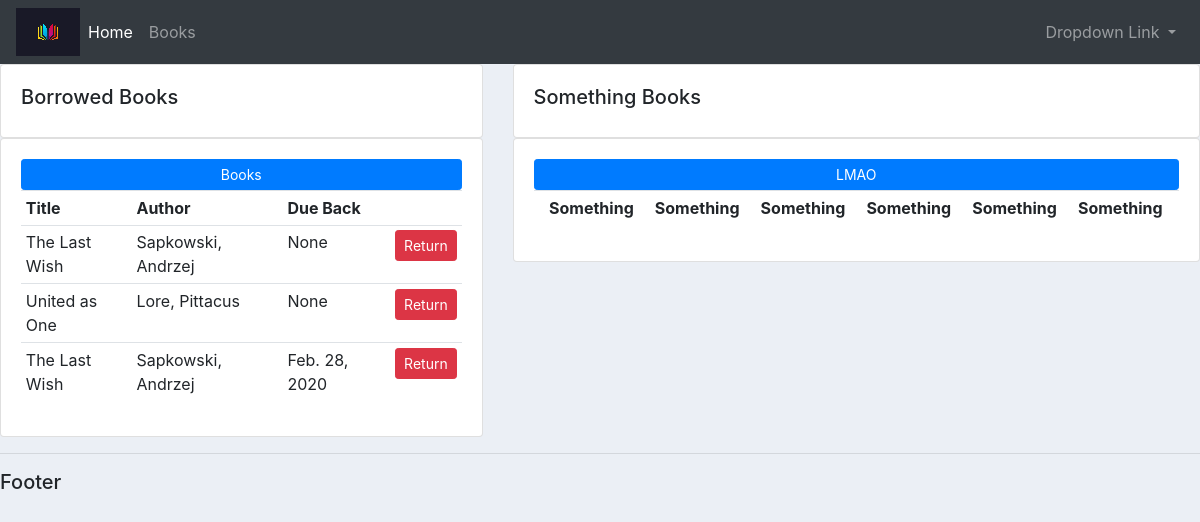
The page /catalog/borrow/64113ee0-749b-4c75-96af-627e813111b4/ on the database as committed earlier.
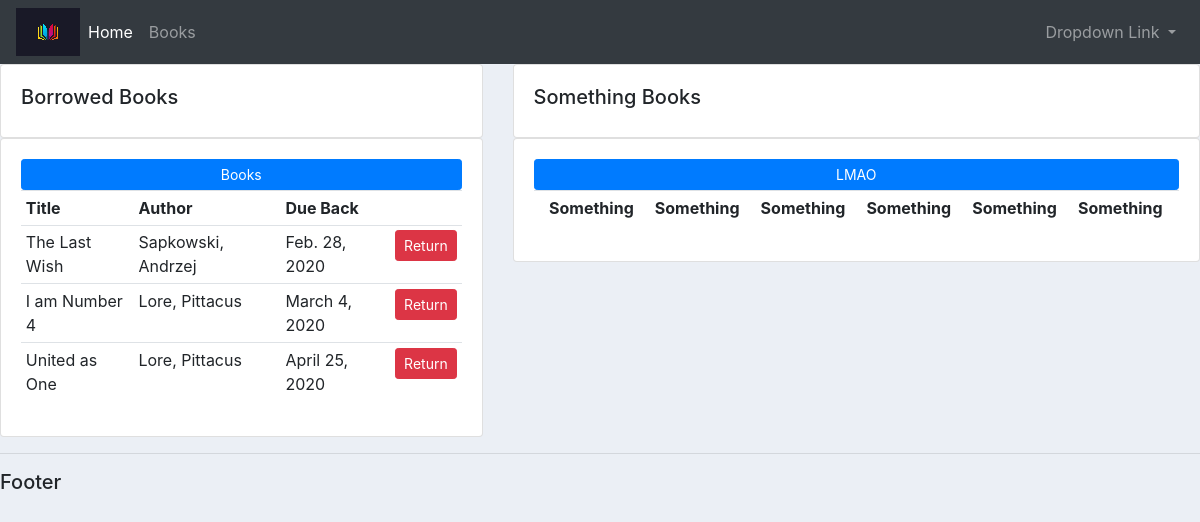
The same page on the database as committed later.
### catalog/models.py (models this page shows, shortened)
class BookInstance(models.Model):
	id = models.UUIDField(primary_key=True, default=uuid.uuid4, help_text='Unique ID')
	book = models.ForeignKey('Book', on_delete=models.SET_NULL, null=True)
	due_back = models.DateField(null=True, blank=True)
	LOAN_STATUS = (('a', 'Available'),
		('r', 'Reserved'),)
	status = models.CharField(max_length=1,
		choices= LOAN_STATUS,
		blank = True,
		default = 'm',
		help_text = 'Book Availability',)
	class Meta:
		ordering = ['due_back']

class Book(models.Model):
    title = models.CharField(max_length=200)
    author = models.ForeignKey('Author', on_delete=models.SET_NULL, null = True)
    summary = models.TextField(max_length=1000, help_text='Enter a brief description of the book')
    isbn = models.CharField('ISBN', max_length=13, help_text='13 Character ISBN Number')
    review = models.TextField(max_length=1000, help_text='Give the book a review', null = True, blank=True)
    publisher = models.ForeignKey('Publisher', on_delete=models.SET_NULL, null=True, blank = True)
    yearPub = models.DateField(null=True, )
    def __str__(self):
        return self.title

class Author(models.Model):
	first_name = models.CharField(max_length=100)
	last_name = models.CharField(max_length=100)
	date_of_birth = models.DateField(null = True, blank = True)
	date_of_death = models.DateField('Died', null=True, blank=True)
	class Meta:
		ordering = ['last_name', 'first_name']
	def __str__(self):
		return f'{self.last_name}, {self.first_name}'

### catalog/views.py (the view)
# urls.py: path('borrow/<str:pk>/', views.reserveBook, name='reserve'),
def reserveBook(request, pk):
    reserve = BookInstance.objects.get(id=str(pk))
    reserve.status = 'r'
    reserve.save()
    return home(request, {'reserve':reserve})

### catalog/views.py (called while the page is built)
def home(request, context=None):
    borrow = BookInstance.objects.filter(status='r')
    return render(request, 'catalog/dashboard.html', {'borrow':borrow})

### catalog/templates/catalog/dashboard.html
{% extends 'catalog/main.html'%}
{% block content%}
	<div  class="row">
		<div class="col-md-5">
			<div class="card card-body">
				<h5>Borrowed Books</h5>
			</div>
			<div class="card card-body">
				<a class="btn btn-primary btn-sm btn-block" href="">Books</a>
				<table class="table table-sm">
					<tr>
						<th>Title</th>
						<th>Author</th>
						<th>Due Back</th>
						<th></th>
					</tr>
					{% for i in borrow %}
					<tr>
						<td>{{i.book}}</td>
						<td>{{i.book.author}}</td>
						<td>{{i.due_back}}</td>
						<td><a href="{% url 'ret' i.id %}" class="btn btn-sm btn-danger">Return</a></td>
					</tr>
					{% endfor %}
				</table>
			</div>
		</div>
		<div class="col-md-7">
			<div class="card card-body">
				<h5>Something Books</h5>
			</div>
			<div class="card card-body">
				<a class="btn btn-primary btn-sm btn-block" href="">LMAO</a>
				<table class="table table-sm">
					<tr>
						<th></th>
						<th>Something</th>
						<th>Something</th>
						<th>Something</th>
						<th>Something</th>
						<th>Something</th>
						<th>Something</th>
					</tr>
				</table>
			</div>
		</div>
	</div>
{% endblock content%}

Rows that differ between the two databases and show on the page:
no longer on this page (row edited): BookInstance: book "The Last Wish", book.author "Sapkowski, Andrzej", due_back "None"
changed BookInstance "Feb. 28, 2020": moves up the list
now on this page (row edited): BookInstance: book "I am Number 4", book.author "Lore, Pittacus", due_back "March 4, 2020"
changed BookInstance "United as One": due_back "None" → "April 25, 2020"
